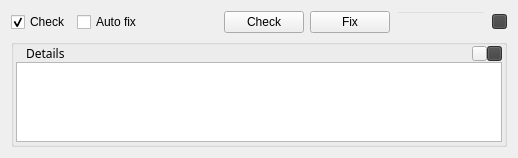
<?xml version="1.0" encoding="UTF-8"?>
<ui version="4.0">
 <class>Form</class>
 <widget class="QWidget" name="Form">
  <property name="geometry">
   <rect>
    <x>0</x>
    <y>0</y>
    <width>480</width>
    <height>158</height>
   </rect>
  </property>
  <property name="windowTitle">
   <string>Form</string>
  </property>
  <layout class="QVBoxLayout" name="verticalLayout">
   <item>
    <layout class="QVBoxLayout" name="verticalLayout_4">
     <item>
      <layout class="QHBoxLayout" name="lay_check">
       <item>
        <widget class="QCheckBox" name="cb_check">
         <property name="text">
          <string>Check</string>
         </property>
         <property name="checked">
          <bool>true</bool>
         </property>
        </widget>
       </item>
       <item>
        <widget class="QCheckBox" name="cb_auto_fix">
         <property name="text">
          <string>Auto fix</string>
         </property>
        </widget>
       </item>
       <item>
        <widget class="QPushButton" name="btn_state_1">
         <property name="styleSheet">
          <string notr="true">border-top: 3px ;
border-bottom: 3px ; 
border-right: 10px ;
border-left: 10px ;</string>
         </property>
         <property name="text">
          <string/>
         </property>
        </widget>
       </item>
       <item>
        <widget class="QPushButton" name="btn_state_2">
         <property name="styleSheet">
          <string notr="true">border-top: 3px ;
border-bottom: 3px ; 
border-right: 10px ;
border-left: 10px ;</string>
         </property>
         <property name="text">
          <string/>
         </property>
        </widget>
       </item>
       <item>
        <widget class="QPushButton" name="btn_check">
         <property name="text">
          <string>Check</string>
         </property>
        </widget>
       </item>
       <item>
        <widget class="QPushButton" name="btn_fix">
         <property name="text">
          <string>Fix</string>
         </property>
        </widget>
       </item>
       <item>
        <widget class="QLineEdit" name="line_comment">
         <property name="enabled">
          <bool>false</bool>
         </property>
         <property name="minimumSize">
          <size>
           <width>90</width>
           <height>0</height>
          </size>
         </property>
         <property name="styleSheet">
          <string notr="true">color: rgb(192, 192, 192);
background-color: rgba(255, 255, 255, 0);</string>
         </property>
        </widget>
       </item>
       <item>
        <widget class="QPushButton" name="btn_show">
         <property name="sizePolicy">
          <sizepolicy hsizetype="Fixed" vsizetype="Fixed">
           <horstretch>0</horstretch>
           <verstretch>0</verstretch>
          </sizepolicy>
         </property>
         <property name="minimumSize">
          <size>
           <width>15</width>
           <height>15</height>
          </size>
         </property>
         <property name="maximumSize">
          <size>
           <width>15</width>
           <height>15</height>
          </size>
         </property>
         <property name="font">
          <font>
           <pointsize>10</pointsize>
           <weight>50</weight>
           <bold>false</bold>
          </font>
         </property>
         <property name="styleSheet">
          <string notr="true">background-color: rgb(64, 64, 64);
color: rgb(255, 255, 255);</string>
         </property>
         <property name="text">
          <string/>
         </property>
        </widget>
       </item>
      </layout>
     </item>
     <item>
      <widget class="QGroupBox" name="gb_details">
       <property name="styleSheet">
        <string notr="true"/>
       </property>
       <layout class="QVBoxLayout" name="verticalLayout_3">
        <property name="spacing">
         <number>0</number>
        </property>
        <property name="leftMargin">
         <number>2</number>
        </property>
        <property name="topMargin">
         <number>0</number>
        </property>
        <property name="rightMargin">
         <number>2</number>
        </property>
        <property name="bottomMargin">
         <number>2</number>
        </property>
        <item>
         <layout class="QHBoxLayout" name="lay_details">
          <property name="spacing">
           <number>0</number>
          </property>
          <item>
           <widget class="QLabel" name="label_details">
            <property name="font">
             <font>
              <family>Corbel</family>
              <pointsize>9</pointsize>
             </font>
            </property>
            <property name="styleSheet">
             <string notr="true"/>
            </property>
            <property name="text">
             <string>Details</string>
            </property>
            <property name="alignment">
             <set>Qt::AlignLeading|Qt::AlignLeft|Qt::AlignVCenter</set>
            </property>
            <property name="indent">
             <number>10</number>
            </property>
           </widget>
          </item>
          <item>
           <widget class="QPushButton" name="btn_hide_details">
            <property name="minimumSize">
             <size>
              <width>15</width>
              <height>15</height>
             </size>
            </property>
            <property name="maximumSize">
             <size>
              <width>15</width>
              <height>15</height>
             </size>
            </property>
            <property name="styleSheet">
             <string notr="true"/>
            </property>
            <property name="text">
             <string/>
            </property>
           </widget>
          </item>
          <item>
           <widget class="QPushButton" name="btn_close_details">
            <property name="minimumSize">
             <size>
              <width>15</width>
              <height>15</height>
             </size>
            </property>
            <property name="maximumSize">
             <size>
              <width>15</width>
              <height>15</height>
             </size>
            </property>
            <property name="styleSheet">
             <string notr="true">background-color: rgb(64, 64, 64);
color: rgb(255, 255, 255);</string>
            </property>
            <property name="text">
             <string/>
            </property>
           </widget>
          </item>
         </layout>
        </item>
        <item>
         <widget class="QListWidget" name="ls_details"/>
        </item>
        <item>
         <spacer name="verticalSpacer_3">
          <property name="orientation">
           <enum>Qt::Vertical</enum>
          </property>
          <property name="sizeHint" stdset="0">
           <size>
            <width>20</width>
            <height>40</height>
           </size>
          </property>
         </spacer>
        </item>
       </layout>
      </widget>
     </item>
    </layout>
   </item>
  </layout>
 </widget>
 <resources/>
 <connections/>
</ui>
